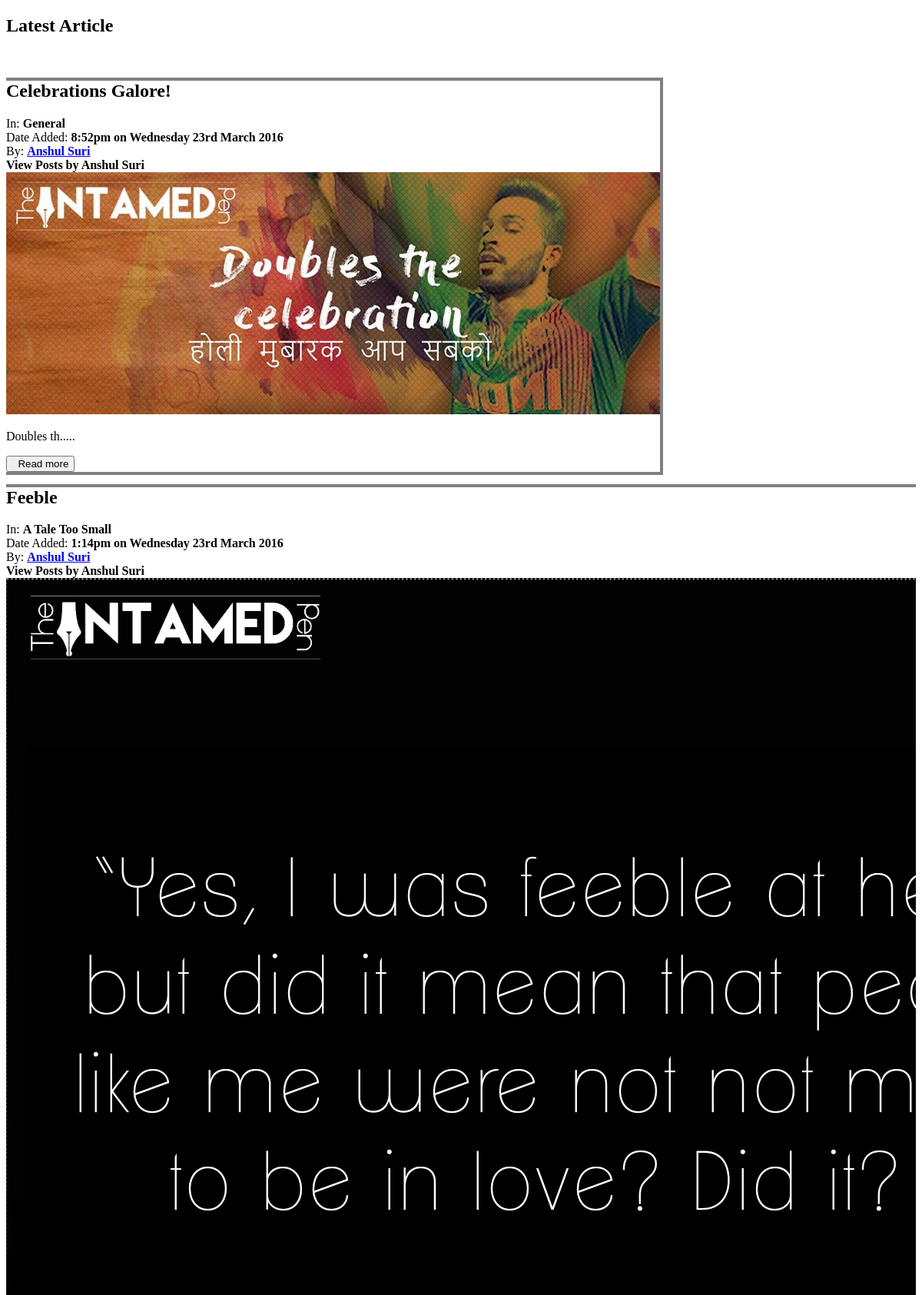
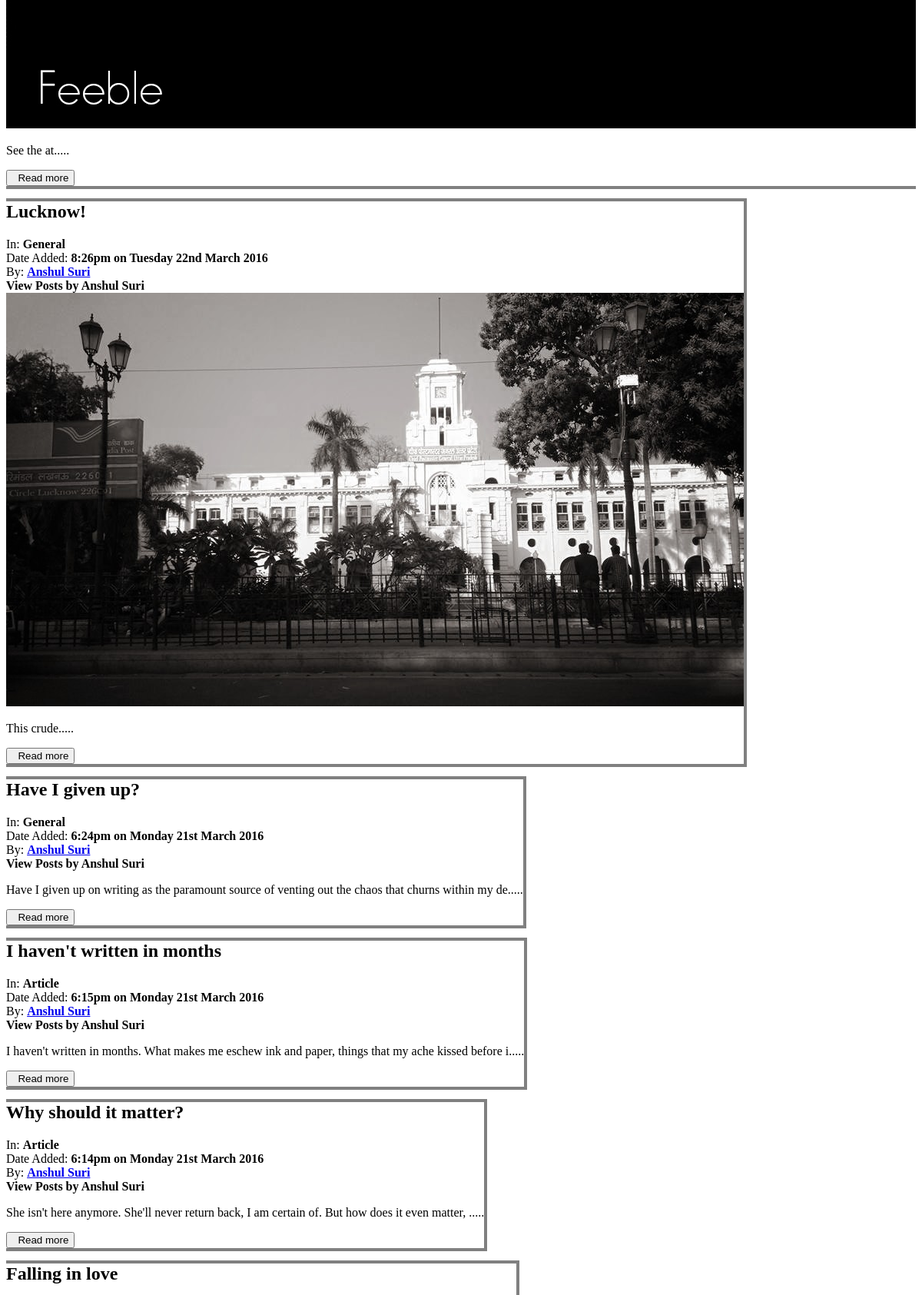
/allarticles.php (upper part), run on the app's committed database (2 pictures, top to bottom).
### tables this page shows
CREATE TABLE IF NOT EXISTS `writeup` (
  `id` int(11) NOT NULL AUTO_INCREMENT,
  `type` varchar(30) NOT NULL,
  `heading` varchar(200) NOT NULL,
  `author` varchar(60) NOT NULL,
  `text` longtext NOT NULL,
  `dateofcreation` timestamp NOT NULL DEFAULT CURRENT_TIMESTAMP,
  `authorfblink` text NOT NULL,
  `fileupload` varchar(4) NOT NULL DEFAULT 'no',
  PRIMARY KEY (`id`)
);

### allarticles.php (the view, shortened to what this page needs)
<!DOCTYPE html>
    <section id="content">
      <div class="container">
        <div class="row">
            <div class="col-md-12">
                <div class="page-title">
                    <h2>Latest Article</h2>
                </div>
            </div>
        </div>
 <div class="row inline-block-row container-post" style="position: relative;"><br>
<?php
 require("database/dbconnection.php");
$result = mysqli_query($connection, "select * from writeup ORDER BY dateofcreation DESC");
if (mysqli_num_rows($result) > 0)
{
while($row = mysqli_fetch_assoc($result))
{
$art=substr($row['text'], 0, 100);
$datevar = date_create($row['dateofcreation']);
$fdate= date_format($datevar, 'g:ia \o\n l jS F Y');
?>
			<div class="col-sm-4 col-md-3">
                <div class="post-container" style="outline: 4px solid grey;">
                    <div class="post-content">
					<div class="heading-title heading-small" >
                          <h2><a onclick="loadDoc('specific_article.php?orderby=no&no=<?php echo $row['id'];?>');"><?php echo $row['heading'];?></a></h2>
                        </div>
                        <div class="post-meta">
						<span>In: <b><a onclick="loadDoc('specific_article.php?orderby=type&typeid=<?php echo urlencode($row['type']);?>')"><?php echo $row['type'];?></a></b></span>
						  <br>
                          <span>Date Added: <b><?php echo $fdate;?></b></span>
						  <br>
                          <span>By: <a href="<?php echo $row['authorfblink'];?>" title="Post by" rel="author" target="_Black"><b><?php echo $row['author'];?></b></a>
						  <br><a onclick="loadDoc('specific_article.php?orderby=author&author=<?php echo urlencode($row['author']);?>')" title="Post by" rel="author"><b>View Posts by <?php echo $row['author'];?> </b></a>
						  </span><br>
                        </div>
                                                <?php
                        if($row['fileupload']=='yes')
                            {
                            ?>
                        <div class="post-content no-padding">
                        <img src="./uploads/<?php echo $row['id'];?>.png" alt="Image">
                    </div>
                    <p><?php echo substr($art,0,10);?>.....</p>
                    <?php
                }
                else{
                    ?>
                        <p><?php echo $art;?>.....</p>
                        <?php
                    }
                    ?>
						<div class="post-link">
						 <button onclick="loadDoc('specific_article.php?orderby=no&no=<?php echo $row['id'];?>');" type="button" class="btn btn-info"><i class="fa faa-vertical animated fa-expand"></i>&nbsp Read more</i></button>
                        </div>
                    </div>
                </div>
            </div>
<?php
}
}
?>
        </div>
      </div>
    </section>

### allarticles.php (style rules this page uses)
@media (min-width:768px) { .inline-block-row { word-spacing: -1em; letter-spacing: -1em; overflow:hidden; } }
@media (min-width:768px) { .inline-block-row .col-sm-4 { word-spacing: normal; vertical-align: top; letter-spacing: normal; display: inline-block; float:none; } }
@media (min-width:992px) { .inline-block-row .col-md-3 { float:none; } }

### data on the page
writeup: heading "Celebrations Galore!", type "General", dateofcreation "8:52pm on Wednesday 23rd March 2016", author "Anshul Suri", shows a picture, text "Doubles th"
writeup: heading "Feeble", type "A Tale Too Small", dateofcreation "1:14pm on Wednesday 23rd March 2016", author "Anshul Suri", shows a picture, text "See the at"
writeup: heading "Lucknow!", type "General", dateofcreation "8:26pm on Tuesday 22nd March 2016", author "Anshul Suri", shows a picture, text "This crude"
writeup: heading "Have I given up?", type "General", dateofcreation "6:24pm on Monday 21st March 2016", author "Anshul Suri", text "Have I given up on writing as the paramount source of venting out the chaos that churns within my de"
writeup: heading "I haven't written in months", type "Article", dateofcreation "6:15pm on Monday 21st March 2016", author "Anshul Suri", text "I haven't written in months. What makes me eschew ink and paper, things that my ache kissed before i"
writeup: heading "Why should it matter?", type "Article", dateofcreation "6:14pm on Monday 21st March 2016", author "Anshul Suri", text "She isn't here anymore. She'll never return back, I am certain of. But how does it even matter,"
writeup: heading "Falling in love"
